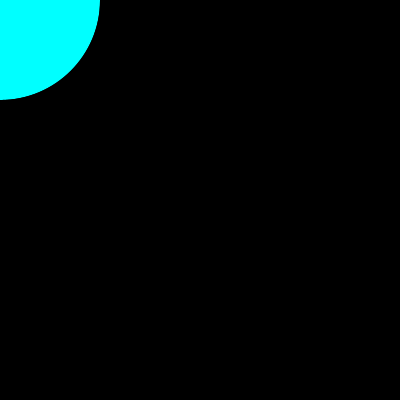
Frame 1 (no input)
Frame 60 (the mouse pressed at the canvas centre just before this capture): identical to frame 1, image omitted
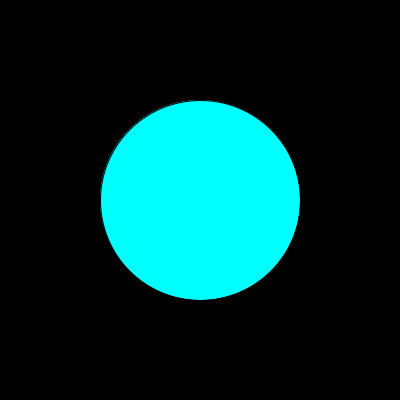
Frame 120 (the mouse held since frame 60 and released just before this capture)

The Processing sketch that drew these frames (run headless with seeded random() and noise(); from frame 60 on, the mouse is pressed at the canvas centre):

// Processing sketch: practice_03_if_else_dist
// ── practice_03_if_else_dist.pde
// 마우스를 빨리 움직였을 때 
// 배경색을 바꿔보는 실습
// mouseX, mouseY : 현재의 마우스 x y 좌표
// pmouseX, pmouseY : 이전 프레임의 마우스 x y좌표

// dist(a, b, c, d) : 점 (a, b)와 점(c,d)의 거리를 계산해주는 함수

void setup(){
    size(400, 400);
}

void draw(){
    background(0);
    
    // 만약 이전 마우스좌표와 현재 마우스 좌표의 거리가 50이 넘는다면
    if( dist(pmouseX, pmouseY, mouseX, mouseY) > 50 ){
        // 조건이 맞을때 : 노란색으로
        fill(255, 255, 0);
    } else {
        // 조건이 맞지 않을 때 : (그렇지 않으면) cyan색으로 칠하게 한다.
        fill(0, 255, 255);
    }
    
    // 원을 그린다 (위 조건문과는 상관없음.)
    ellipse(mouseX, mouseY, 200, 200);
}
